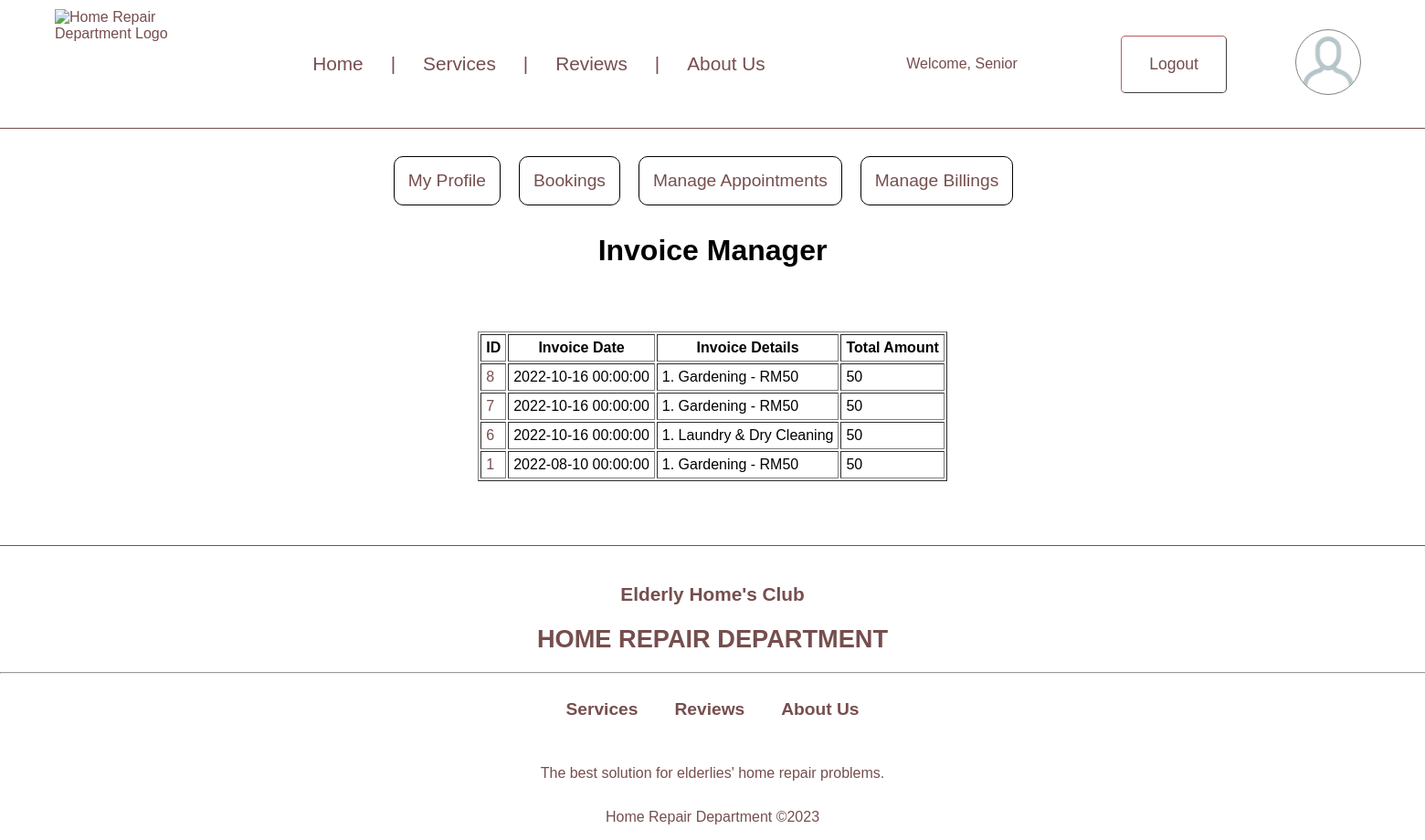
The page /view_billings.php (signed in) on the database its author committed.
### tables this page shows
CREATE TABLE IF NOT EXISTS `invoice` (
  `invoice_id` int NOT NULL AUTO_INCREMENT,
  `invoice_date` timestamp NOT NULL DEFAULT CURRENT_TIMESTAMP,
  `invoice_description` varchar(500) NOT NULL,
  `invoice_total` tinyint(1) NOT NULL,
  `appointment_id` int DEFAULT NULL,
  `contractor_id` int DEFAULT NULL,
  PRIMARY KEY (`invoice_id`),
  KEY `appointment_id_fk_inv` (`appointment_id`),
  KEY `contractor_id_fk_inv` (`contractor_id`)
);

### public_html/view_billings.php (the view, shortened to what this page needs)
<?php
	$id= $_SESSION['id'];
?>
<!DOCTYPE html>
<html lang="en">
	<head>
		<link rel="stylesheet" href="Pre-Login_Header_Footer_styles.css">
		<link rel="stylesheet" href="login_styles.css">
	</head>
	<body>
    	<header>
    		<div class="header flexbox">
    			<div class="header_left_section">
    				<img class="home_repair_logo"
    					src="images/homerepairlogocropped.png"
    						alt="Home Repair Department Logo"
    						title="Logo of Home Repair Department"
    						width="160px"/>
    			</div>
    			<div class="flex header_middle_section">
    				<div class="nav_link_component">
    					<a href="index.php">Home</a>
    				</div>
    				<span>|</span>
    				<div class="nav_link_component">
    					<a href="services.php">Services</a>
    				</div>
    				<span>|</span>
    				<div class="nav_link_component">
    					<a href="reviews.php">Reviews</a>
    				</div>
    				<span>|</span>
    				<div class="nav_link_component" style="width: 100px">
    					<a href="about_us.php">About Us</a>
    				</div>
    			</div>
    			<div class="flexbox header_right_section">
    				<?php
    				if (!empty($_SESSION['id'])){ ?>
    					<div class="login_component" style="width: 160px">
    						Welcome, <?php echo $_SESSION['type']?>
    					</div>
    					<div class="login_component">
    						<button class="button">
    							<a href="logout.php">Logout</a>
    						</button>
    					</div>
    					<div class="login_component">
    						<a href="
								<?php
									if($_SESSION['type'] == "Senior"){
										echo 'my';
									}elseif($_SESSION['type'] == "Admin"){
										echo 'admin';
									}elseif($_SESSION['type'] == "Contractor"){
										echo 'con';
									} ?>_profile.php">
    							<img class="profile_logo"
    								src="images/human.png"
    								alt="User Logo"
    								title="Login to Access These Features"
    								width="70px" />
    						</a>
    					</div>
    				<?php
    					} ?>
    			</div>
	    	</div>
	    </header>
	    <div class="flex second_nav" >
		    <div class="second_nav_link">
				<a href="con_profile.php">My Profile</a>
			</div>
			<div class="second_nav_link">
				<a href="manage_bookings.php">Bookings</a>
			</div>
			<div class="second_nav_link">
				<a href="manage_appointments.php">Manage Appointments</a>
			</div>
			<div class="second_nav_link">
				<a href="manage_billings.php">Manage Billings</a>
			</div>
		</div>
		<div style="text-align: center"><h1>Invoice Manager</h1></div>
		<?php
			include('database_connection.php');
			$paymentQuery = "SELECT invoice.invoice_id, invoice.invoice_date, invoice.invoice_description, invoice.invoice_total FROM invoice WHERE contractor_id = $id ORDER BY invoice_id DESC;";
			$result = mysqli_query($connection, $paymentQuery); ?>
					<table width="auto" border="1" cellspacing="2" cellpadding="5" style="margin-left: auto; margin-right: auto; margin: 70px auto;">
						<tr>
							<th>ID</th>
							<th>Invoice Date</th>
							<th>Invoice Details</th>
							<th>Total Amount</th>
						</tr>
						<?php
						while ($row = mysqli_fetch_assoc($result)){ ?>
							<tr>
								<td>
									<a href="my_bills.php?id=<?php echo $row['invoice_id'];?>">
										<?php echo $row['invoice_id'];?>
									</a>
								</td>
								<td><?php echo $row['invoice_date'];?></td>
								<td><?php echo $row['invoice_description'];?></td>
								<td><?php echo $row['invoice_total'];?></td>
							</tr>
						<?php } ?>
					</table>
		<footer>
			<div>
				<div class="footer" align="center">
					<p class="subtitle">Elderly Home's Club</p>
					<p class="main_title">HOME REPAIR DEPARTMENT</p>
				<div>
				<hr width="1700px;">
				<div class="flexbox footer_nav">
					<div class="footer_nav_link">
						<a href="services.php">Services</a>
					</div>
					<div class="footer_nav_link">
						<a href="reviews.php">Reviews</a>
					</div>
					<div class="footer_nav_link">
						<a href="about_us.php" title="Contact Us Here">About Us</a>
					</div>
				</div>
				<div class="footer_description">The best solution for elderlies' home repair problems.
				</div>
				<p align="center">Home Repair Department &copy;2023</p>
			</div>
		</footer>
	</body>
</html>

### public_html/Pre-Login_Header_Footer_styles.css (style rules this page uses)
.header { border-bottom: 0.1px solid rgba(73, 20, 20, 0.753); height: 140px; width: 100%; justify-content: space-between; align-items: stretch; color: rgba(73, 20, 20, 0.753); }
.flexbox { display: flex; flex-direction: row; }
.header_left_section { padding: 10px; margin: 0px 50px; }
.header_middle_section { flex: 2; margin: 0px 40px; justify-content: space-between; align-items: center; font-size: 130%; font-weight: 500; max-width: 800px; }
.nav_link_component, .login_component { margin: 0px 30px; }
.flexbox.header_right_section { margin: 0px 40px; width: 600px; justify-content: end; align-items: center; }
.button { padding: 20px 30px; font-size: 110%; background-color: rgba(255, 255, 255, 0); border-width: 0.1px; border-radius: 5px; border-color: rgba(73, 20, 20, 0.753); }
.profile_logo { border-width: 0.1px; border-style: solid; border-color: grey; border-radius: 50px; }
.footer { padding-top: 20px; color: rgba(73, 20, 20, 0.753); border-top: 0.1px solid rgba(73, 20, 20, 0.753); }
.footer .subtitle { font-size: 130%; font-weight: 600; }
.footer .main_title { font-size: 170%; font-weight: 700; margin: 20px; }
.footer_nav { justify-content: center; }
.footer_nav_link { margin: 20px; font-size: 120%; font-weight: 600; }
.footer_description { margin: 30px; }

### public_html/login_styles.css (style rules this page uses)
body { margin: 0; font-family: Arial; }
a { text-decoration: none; color: rgba(73, 20, 20, 0.753); }
.flex { display: flex; }
::placeholder { font-size: 120%; }
button { font-size: 110%; background-color: rgba(255, 255, 255, 0); border-width: 0.1px; border-radius: 5px; border-color: rgba(73, 20, 20, 0.753); padding-top: 15px; padding-left: 30px; padding-right: 30px; padding-bottom: 15px; margin: 15px; }
.button, .register { justify-content: center; }
.second_nav { justify-content: center; margin: 20px; font-size: 120%; }
.second_nav_link { border: 1px solid black; padding: 15px; margin-top: 10px; margin-bottom: 10px; margin-right: 20px; border-radius: 10px; }

### rows shown on the page
invoice: invoice_id "8", invoice_date "2022-10-16 00:00:00", invoice_description "1. Gardening - RM50", invoice_total "50"
invoice: invoice_id "7", invoice_date "2022-10-16 00:00:00", invoice_description "1. Gardening - RM50", invoice_total "50"
invoice: invoice_id "6", invoice_date "2022-10-16 00:00:00", invoice_description "1. Laundry & Dry Cleaning", invoice_total "50"
invoice: invoice_id "1", invoice_date "2022-08-10 00:00:00", invoice_description "1. Gardening - RM50", invoice_total "50"

### other values the page prints
$_SESSION['type'] "Senior"
